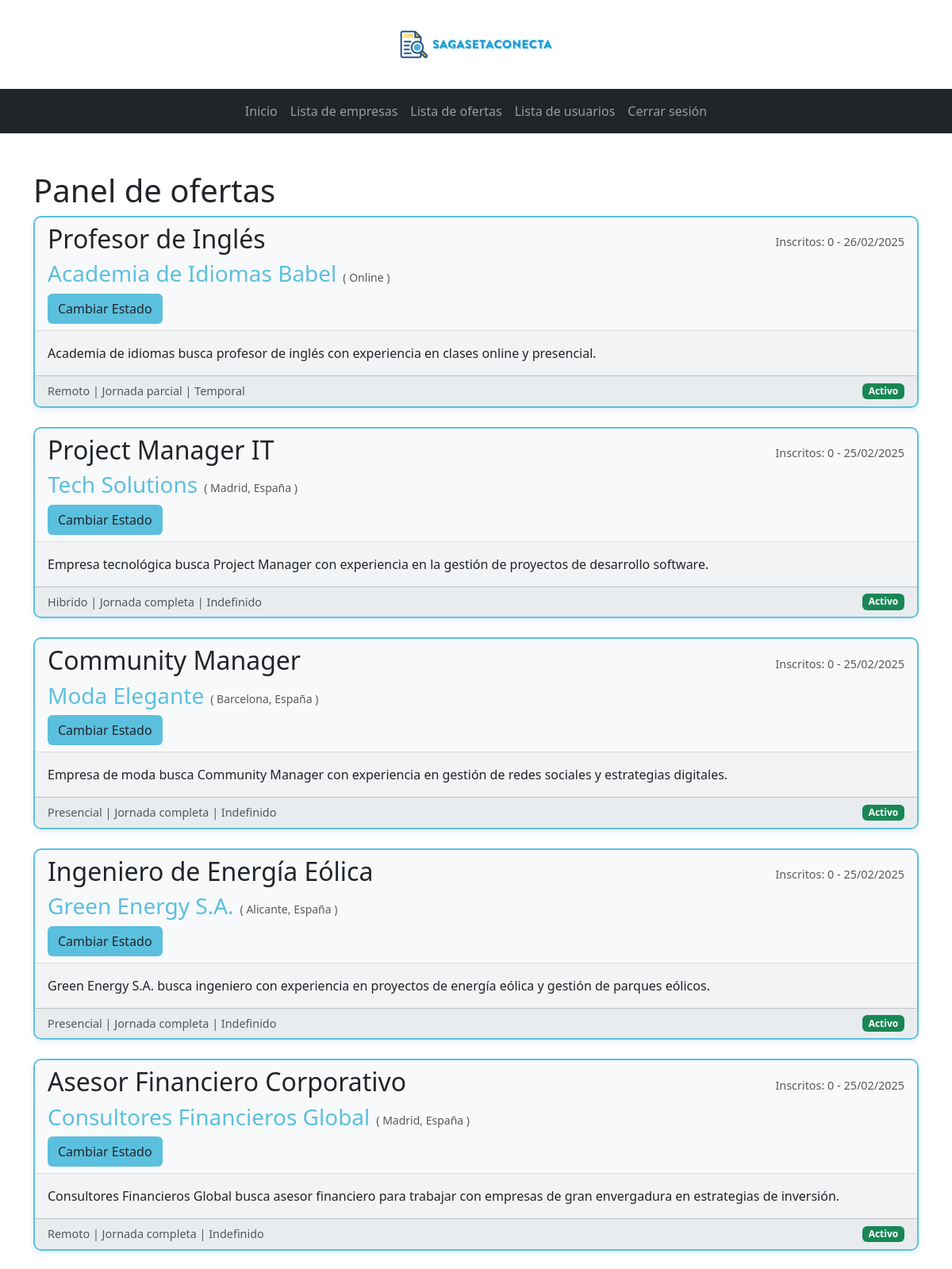
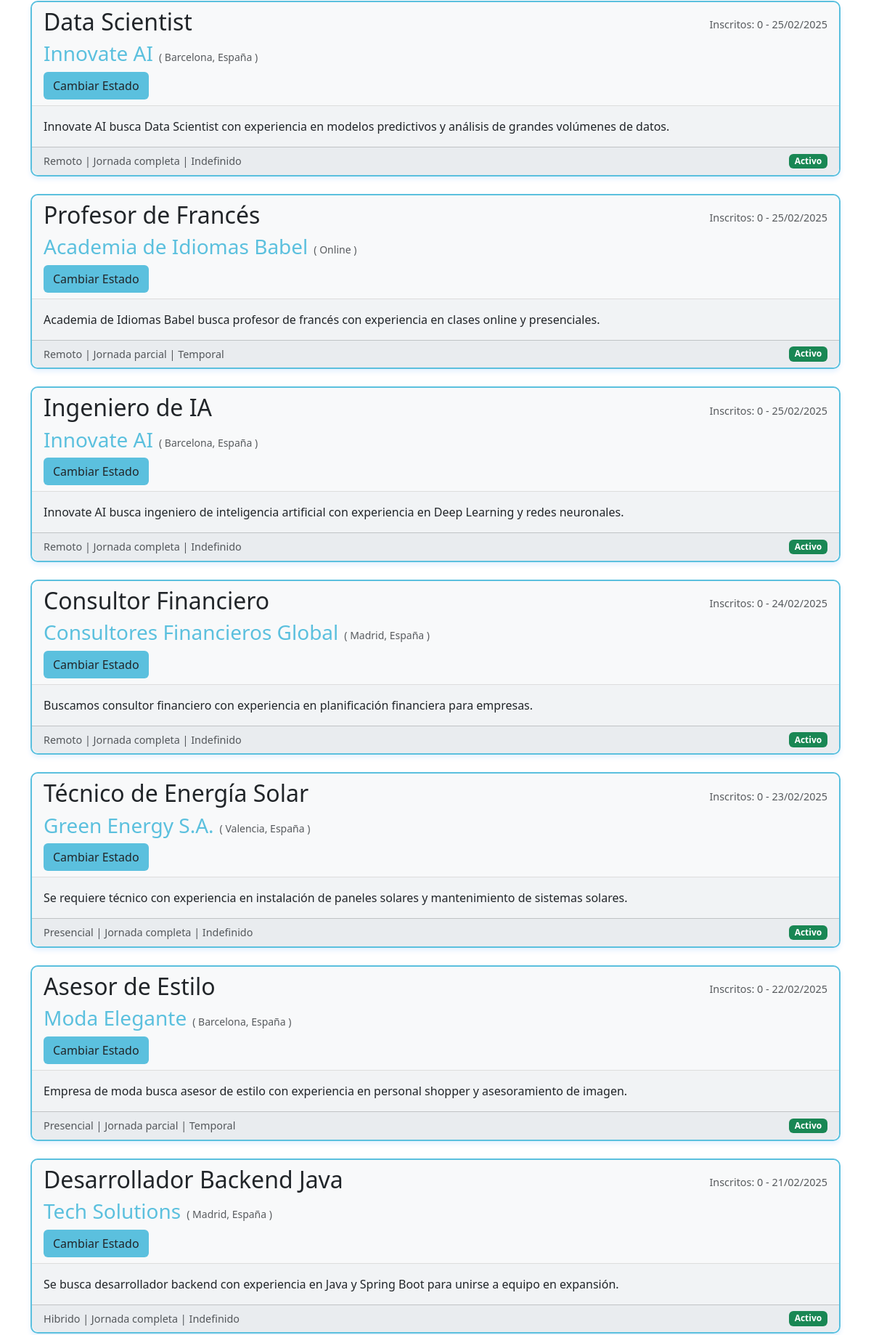
The app's page /src/centro/dashboard_centro.php (signed in, upper part) with its own data (2 pictures, top to bottom).
### tables this page shows
CREATE TABLE `oferta_empleo` (
  `id` bigint(20) NOT NULL,
  `empresa_id` bigint(20) NOT NULL,
  `familia_id` bigint(20) NOT NULL,
  `titulo` varchar(255) NOT NULL,
  `descripcion` text NOT NULL,
  `fecha_publicacion` timestamp NOT NULL DEFAULT current_timestamp(),
  `verificado` tinyint(1) NOT NULL DEFAULT 0,
  `ubicacion` varchar(255) NOT NULL,
  `presencialidad` enum('Presencial','Hibrido','Remoto') NOT NULL,
  `jornada` enum('Por horas','Jornada completa','Jornada parcial') NOT NULL,
  `tipo_contrato` enum('Indefinido','Temporal','Por obra') NOT NULL,
  `estado` enum('Activo','Pendiente de verificar','Oculto') NOT NULL DEFAULT 'Pendiente de verificar',
  `slug` varchar(255) DEFAULT NULL
);

CREATE TABLE `empresa` (
  `id` bigint(20) NOT NULL,
  `nombre` varchar(255) NOT NULL,
  `CIF` varchar(255) NOT NULL,
  `email` varchar(255) NOT NULL,
  `password` varchar(255) NOT NULL,
  `verificado` tinyint(1) NOT NULL DEFAULT 0
);

### src/centro/dashboard_centro.php (the view, shortened to what this page needs)
<!DOCTYPE html>
<html lang="es">
<head>
  <link href="https://cdn.jsdelivr.net/npm/bootstrap@5.3.2/dist/css/bootstrap.min.css" rel="stylesheet">
</head>
<body class="d-flex flex-column min-vh-100">
  <header class="container text-center py-3">
    <img src="../assets/img/logo_size_long.jpg" alt="Logo" class="img-fluid w-70 w-md-50 w-lg-25 mx-auto d-block">
  </header>
  <nav class="navbar navbar-expand-md navbar-dark bg-dark">
    <div class="container">
      <div class="collapse navbar-collapse justify-content-center" id="navbarNav">
        <ul class="navbar-nav">
          <li class="nav-item">
            <a class="nav-link" href="./dashboard_centro.php">Inicio</a>
          </li>
          <li class="nav-item">
            <a class="nav-link" href="./listado_empresas.php">Lista de empresas</a>
          </li>
          <li class="nav-item">
            <a class="nav-link" href="./listado_ofertas.php">Lista de ofertas</a>
          </li>
          <li class="nav-item">
            <a class="nav-link" href="./listado_usuarios.php">Lista de usuarios</a>
          </li>
          <li class="nav-item">
            <a class="nav-link" href="../auth/logout.php">Cerrar sesión</a>
          </li>
        </ul>
      </div>
    </div>
  </nav>
  <main class="container my-5">
    <h1>Panel de ofertas</h1>
    <?php
    try {
      $conn = createConnection();
      $query = "SELECT * FROM oferta_empleo WHERE verificado=1 ORDER BY FIELD(estado, 'Activo', 'Oculto') ASC, fecha_publicacion DESC";
      $stmt = $conn->prepare($query);
      $stmt->execute();
      $ofertas = $stmt->fetchAll(PDO::FETCH_ASSOC);
      if (empty($ofertas)) {
        echo "<p>Todavía no hay ofertas, vuelve más tarde.<p>";
      } else {
        foreach ($ofertas as $oferta) {
          $fechaOriginal = new DateTime($oferta['fecha_publicacion']);
          $fechaFormateada = $fechaOriginal->format('d/m/Y');
          $query = "SELECT nombre FROM empresa WHERE id = :empresa_id";
          $stmt = $conn->prepare($query);
          $stmt->bindParam(':empresa_id', $oferta['empresa_id']);
          $stmt->execute();
          $empresa = $stmt->fetchAll(PDO::FETCH_ASSOC);
          $query = "SELECT count(1) AS total_inscripciones FROM inscripcion WHERE oferta_id = :oferta_id";
          $stmt = $conn->prepare($query);
          $stmt->bindParam(':oferta_id', $oferta['id']);
          $stmt->execute();
          $inscripciones = $stmt->fetch(PDO::FETCH_ASSOC);
          $totalInscripciones = $inscripciones['total_inscripciones'];
          if (empty($empresa)) {
            error_log("No se ha podido encontrar la empresa.");
            exit();
          } else {
            echo '
  <div class="col-12 mb-4">
    <div class="card h-100" style="border: 2px solid #5bc0de; border-radius: 10px; box-shadow: 0 4px 6px rgba(0, 123, 255, 0.1);">
      <a href="./oferta_detalle.php?slug=' . urlencode($oferta['slug']) . '" class="text-decoration-none">
        <div class="card-header" style="background-color: #f8f9fa; border-bottom: 1px solid #ddd; border-top-left-radius: 10px; border-top-right-radius: 10px;">
          <div class="d-flex flex-row justify-content-between align-items-center">
              <h2 class="card-title text-dark me-3" style="font-weight: 500;">' .
                htmlspecialchars($oferta['titulo']) .
              '</h2>
            <small class="text-muted" style="font-size: 0.9rem">' . 'Inscritos: ' .  $totalInscripciones . ' - ' .  $fechaFormateada . '</small>
          </div>
          <div class="d-flex flex-row justify-content-start align-items-center">
            <h3 class="card-title me-2" style="color: #5bc0de;">' . $empresa[0]['nombre'] . '</h3>
            <small class="text-muted">( ' . htmlspecialchars($oferta['ubicacion']) . ' )</small>
          </div>
          <div class="d-flex align-items-center">
          <form method="POST" action="../assets/function/cambiar_estado_oferta.php" class="me-3">
            <input type="hidden" name="oferta_id" value="' . $oferta['id'] . '">
            <input type="hidden" name="estado_actual" value="' .
              $oferta['estado'] . '">
            <button type="submit" class="btn" style="background-color: #5bc0de;">
              Cambiar Estado
            </button>
          </form>
          ';
            echo '
          </div>
        </div>
        <div class="card-body" style="background-color: #f1f3f5;">
          <p class="card-text text-dark" style="font-size: 1rem; line-height: 1.5;">' . htmlspecialchars($oferta['descripcion']) . '</p>
        </div>
        <div class="card-footer d-flex justify-content-between align-items-center" style="background-color: #e9ecef; border-bottom-left-radius: 10px; border-bottom-right-radius: 10px;">
          <small class="text-muted" style="font-size: 0.9rem;">' . htmlspecialchars($oferta['presencialidad']) . ' | ' . htmlspecialchars($oferta['jornada']) . ' | ' . htmlspecialchars($oferta['tipo_contrato']) . '</small>
          <span class="badge bg-success">' .
                htmlspecialchars($oferta['estado']) .
              '</span>
        </div>
      </a>
    </div>
  </div>';
          }
        }
      }
    } catch (PDOException $ex) {
      error_log("Error al conectar con la base de datos: " . $ex->getMessage());
      exit();
    } finally {
      $conn = null;
    }
    ?>
  </main>
</body>
</html>

### src/centro/dashboard_centro.php (style rules this page uses)
html { overflow-y: scroll; }
body { padding-right: 0; }

### records on screen
oferta_empleo: titulo "Profesor de Inglés", totalInscripciones "0", fecha_publicacion "26/02/2025", empresa.nombre "Academia de Idiomas Babel", ubicacion "Online", descripcion "Academia de idiomas busca profesor de inglés con experiencia en clases online y presencial.", presencialidad "Remoto", jornada "Jornada parcial", tipo_contrato "Temporal", estado "Activo"
oferta_empleo: titulo "Project Manager IT", totalInscripciones "0", fecha_publicacion "25/02/2025", empresa.nombre "Tech Solutions", ubicacion "Madrid, España", descripcion "Empresa tecnológica busca Project Manager con experiencia en la gestión de proyectos de desarrollo software.", presencialidad "Hibrido", jornada "Jornada completa", tipo_contrato "Indefinido", estado "Activo"
oferta_empleo: titulo "Community Manager", totalInscripciones "0", fecha_publicacion "25/02/2025", empresa.nombre "Moda Elegante", ubicacion "Barcelona, España", descripcion "Empresa de moda busca Community Manager con experiencia en gestión de redes sociales y estrategias digitales.", presencialidad "Presencial", jornada "Jornada completa", tipo_contrato "Indefinido", estado "Activo"
oferta_empleo: titulo "Ingeniero de Energía Eólica", totalInscripciones "0", fecha_publicacion "25/02/2025", empresa.nombre "Green Energy S.A.", ubicacion "Alicante, España", descripcion "Green Energy S.A. busca ingeniero con experiencia en proyectos de energía eólica y gestión de parques eólicos.", presencialidad "Presencial", jornada "Jornada completa", tipo_contrato "Indefinido", estado "Activo"
oferta_empleo: titulo "Asesor Financiero Corporativo", totalInscripciones "0", fecha_publicacion "25/02/2025", empresa.nombre "Consultores Financieros Global", ubicacion "Madrid, España", descripcion "Consultores Financieros Global busca asesor financiero para trabajar con empresas de gran envergadura en estrategias de inversión.", presencialidad "Remoto", jornada "Jornada completa", tipo_contrato "Indefinido", estado "Activo"
oferta_empleo: titulo "Data Scientist", totalInscripciones "0", fecha_publicacion "25/02/2025", empresa.nombre "Innovate AI", ubicacion "Barcelona, España", descripcion "Innovate AI busca Data Scientist con experiencia en modelos predictivos y análisis de grandes volúmenes de datos.", presencialidad "Remoto", jornada "Jornada completa", tipo_contrato "Indefinido", estado "Activo"
oferta_empleo: titulo "Profesor de Francés", totalInscripciones "0", fecha_publicacion "25/02/2025", empresa.nombre "Academia de Idiomas Babel", ubicacion "Online", descripcion "Academia de Idiomas Babel busca profesor de francés con experiencia en clases online y presenciales.", presencialidad "Remoto", jornada "Jornada parcial", tipo_contrato "Temporal", estado "Activo"
oferta_empleo: titulo "Ingeniero de IA", totalInscripciones "0", fecha_publicacion "25/02/2025", empresa.nombre "Innovate AI", ubicacion "Barcelona, España", descripcion "Innovate AI busca ingeniero de inteligencia artificial con experiencia en Deep Learning y redes neuronales.", presencialidad "Remoto", jornada "Jornada completa", tipo_contrato "Indefinido", estado "Activo"
oferta_empleo: titulo "Consultor Financiero", totalInscripciones "0", fecha_publicacion "24/02/2025", empresa.nombre "Consultores Financieros Global", ubicacion "Madrid, España", descripcion "Buscamos consultor financiero con experiencia en planificación financiera para empresas.", presencialidad "Remoto", jornada "Jornada completa", tipo_contrato "Indefinido", estado "Activo"
oferta_empleo: titulo "Técnico de Energía Solar", totalInscripciones "0", fecha_publicacion "23/02/2025", empresa.nombre "Green Energy S.A.", ubicacion "Valencia, España", descripcion "Se requiere técnico con experiencia en instalación de paneles solares y mantenimiento de sistemas solares.", presencialidad "Presencial", jornada "Jornada completa", tipo_contrato "Indefinido", estado "Activo"
oferta_empleo: titulo "Asesor de Estilo", totalInscripciones "0", fecha_publicacion "22/02/2025", empresa.nombre "Moda Elegante", ubicacion "Barcelona, España", descripcion "Empresa de moda busca asesor de estilo con experiencia en personal shopper y asesoramiento de imagen.", presencialidad "Presencial", jornada "Jornada parcial", tipo_contrato "Temporal", estado "Activo"
oferta_empleo: titulo "Desarrollador Backend Java", totalInscripciones "0", fecha_publicacion "21/02/2025", empresa.nombre "Tech Solutions", ubicacion "Madrid, España", descripcion "Se busca desarrollador backend con experiencia en Java y Spring Boot para unirse a equipo en expansión.", presencialidad "Hibrido", jornada "Jornada completa", tipo_contrato "Indefinido", estado "Activo"
